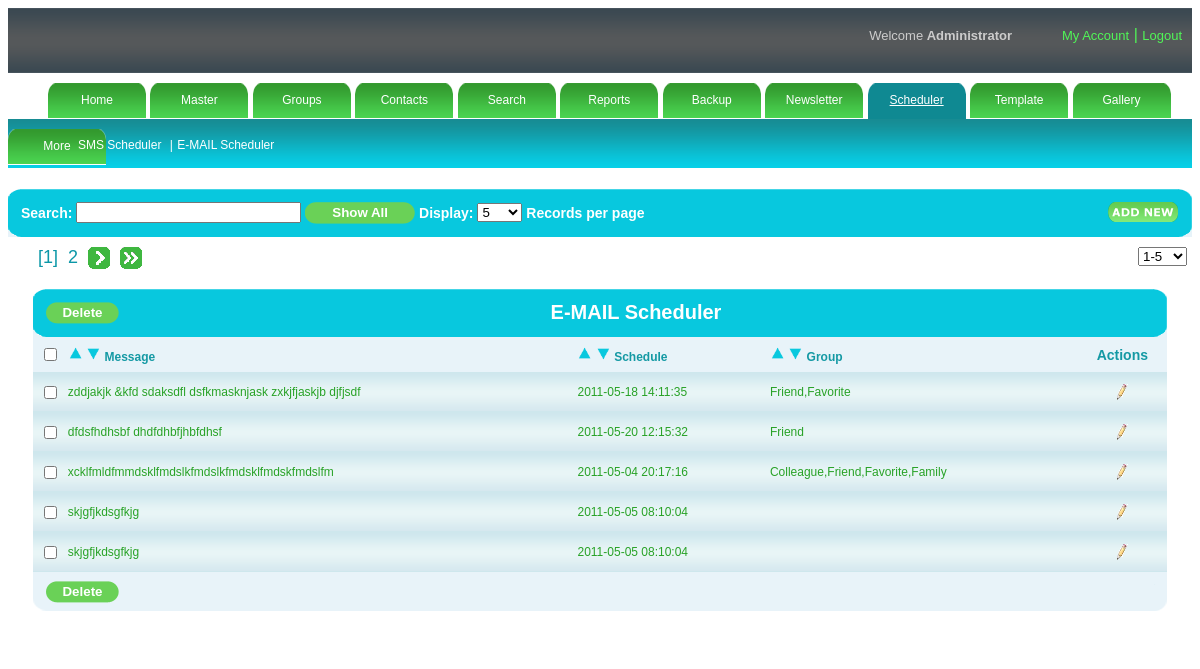
The app's page /admin/eschedule.php (signed in) with its own data.
### tables this page shows
CREATE TABLE IF NOT EXISTS `setting` (
  `rpp` varchar(100) NOT NULL,
  `eid` varchar(100) NOT NULL,
  `mask` varchar(500) NOT NULL
);

CREATE TABLE IF NOT EXISTS `eschedule` (
  `email_id` int(11) NOT NULL AUTO_INCREMENT,
  `email_msg` longtext NOT NULL,
  `email_schedule` datetime NOT NULL,
  `email_group` varchar(100) NOT NULL,
  PRIMARY KEY (`email_id`)
);

### admin/rights.php (called while the page is built, shortened)
<?php
$s="select * from sysadmin where username='".$_SESSION['user']."'";
$rs=mysql_query($s);
$p=mysql_fetch_array($rs);
$subrights=explode(",",$p['subrights']);
?>

### admin/eschedule_content.php (the view, shortened to what this page needs)
<div id="table">
    	<table border="0" cellpadding="0" cellspacing="0" width="100%">
        <tr>
        <td colspan="5">
            <table width="100%" cellpadding="0" cellspacing="0" border="0">
            <tr>
                <th><img src="images/tableheadleft.png" /></th>
                <th class="thbackground"  align="left">
                      <?php
				$flag=0;
				include("rights.php");
				for($i=0;$i<count($subrights);$i++)
				{
					if($subrights[$i]=="12.3")
					{
						$flag=1;
					}
				}
				if($flag==1)
				{?>
                  <input type="button" onClick="javascript:mdelete(<?php echo $page-1; ?>,<?php echo $page_no_start; ?>,0,<?php echo $lastpage; ?>,<?php echo $last_page_rec; ?>,<?php echo $rec_limit; ?>);" value="Delete" class="regbtn" class="regbtn"><?php } ?></th>
           <th class="thbackground" width="100%">E-MAIL Scheduler
                </th>
                <th><img src="images/tableheadright.png" /></th>
            </tr>
            </table>
            </td>
        </tr>
        <tr>
        <td class="tabletitle"><input type="checkbox" name="check" id="check"  onclick="checkall_none();"/></td>
              			<td class="tabletitle1" align="left"><a onClick="desc(<?php echo '1';?>,<?php echo $page-1; ?>,<?php echo $page_no_start; ?>,0,<?php echo $lastpage; ?>,<?php echo $last_page_rec; ?>,<?php echo $rec_limit; ?>)"><img src="images/up.png" height="15" width="15" title="Descending" /></a>
                        <a onClick="asc(<?php echo '1';?>,<?php echo $page-1; ?>,<?php echo $page_no_start; ?>,0,<?php echo $lastpage; ?>,<?php echo $last_page_rec; ?>,<?php echo $rec_limit; ?>)"><img src="images/down.png" height="15" width="15" title="Ascending"/></a>
              			Message</td>
                <td class="tabletitle1" align="left"><a onClick="desc(<?php echo '3';?>,<?php echo $page-1; ?>,<?php echo $page_no_start; ?>,0,<?php echo $lastpage; ?>,<?php echo $last_page_rec; ?>,<?php echo $rec_limit; ?>)"><img src="images/up.png" height="15" width="15" title="Descending" /></a>
                        <a onClick="asc(<?php echo '3';?>,<?php echo $page-1; ?>,<?php echo $page_no_start; ?>,0,<?php echo $lastpage; ?>,<?php echo $last_page_rec; ?>,<?php echo $rec_limit; ?>)"><img src="images/down.png" height="15" width="15" title="Ascending"/></a>
              			Schedule</td>
         		<td class="tabletitle1" align="left"><a onClick="desc(<?php echo '4';?>,<?php echo $page-1; ?>,<?php echo $page_no_start; ?>,0,<?php echo $lastpage; ?>,<?php echo $last_page_rec; ?>,<?php echo $rec_limit; ?>)"><img src="images/up.png" height="15" width="15" title="Descending" /></a>
                        <a onClick="asc(<?php echo '4';?>,<?php echo $page-1; ?>,<?php echo $page_no_start; ?>,0,<?php echo $lastpage; ?>,<?php echo $last_page_rec; ?>,<?php echo $rec_limit; ?>)"><img src="images/down.png" height="15" width="15" title="Ascending"/></a>
              			Group</td>
            <td class="tabletitle">Actions</td>
        </tr>
            <?php
			if(isset($_REQUEST['search']))
			{
				$search=$_REQUEST['search'];
			}
			else
			{
				$search="";
			}
			if(isset($_REQUEST['order']))
			{
				$sql ="select a.email_id,a.email_msg,a.email_schedule,a.email_group from (select email_id,email_msg,email_schedule,email_group from eschedule where email_msg like '%".$search."%' or email_group like '%".$search."%' or email_schedule like '%".$search."%' limit $offset,$rec_limit) a order by ".$_REQUEST['field']." ".$_REQUEST['order'];
			}
			else
			{
				$sql ="select * from eschedule where email_msg like '%".$search."%' or email_group like '%".$search."%' or email_schedule like '%".$search."%' limit $offset,$rec_limit";
			}
			$res = mysql_query($sql);
			while($row = mysql_fetch_object($res))
			{
			?>
			<tr>
        	<td class="tdbg"><input type="checkbox" name="C1_<?php echo $row->email_id;?>"  id="C1_<?php echo $row->email_id;?>" /></td>
            <td class="tdbg1"><?php echo stripslashes($row->email_msg);?></td>
            <td class="tdbg1"><?php echo stripslashes($row->email_schedule); ?></td>
            <td class="tdbg1"><?php
			  		$b=$row->email_group;
					 $cat=explode(",",$b);
					 $cat=array_slice($cat,0,count($cat));
					 $cat_name="";
					 for($i=0;$i<count($cat);$i++)
					 {
						$sql1=mysql_query("select group_name from groups where group_id='".$cat[$i]."'");
						$row1=mysql_fetch_array($sql1);
						$cat_name.=$row1['group_name'].",";
					 }
					$value=substr($cat_name,0,strlen($cat_name)-1);
			   echo stripslashes($value);?></td>
                <td class="tdbg1">
                <table align="center" cellpadding="5" cellspacing="5">
                <tr>
                	<td class="tdaction">
                     <?php
				$flag=0;
			include("rights.php");
				for($i=0;$i<count($subrights);$i++)
				{
					if($subrights[$i]=="12.2")
					{
						$flag=1;
					}
				}
				if($flag==1)
				{?>
            <div align="center"><a onClick="javascript:update(<?php echo $row->email_id;?>,<?php echo $page-1; ?>,<?php echo $page_no_start; ?>,0,<?php echo $lastpage; ?>,<?php echo $last_page_rec; ?>,<?php echo $rec_limit; ?>)"><img src="images/edit-icon.png" title="Edit"/></a></div>  <?php } ?>
            		</td>
               	</tr>
                </table>
                </td>
            </tr>
            <?php
}
?>
        <tr>
        <td colspan="5">
            <table width="100%" cellpadding="0" cellspacing="0" border="0">
            <tr>
                <th><img src="images/tablefootright.png" /></th>
                <th class="thbackground1" width="100%" align="left">
                    <?php
                 $flag=0;
				include("rights.php");
				for($i=0;$i<count($subrights);$i++)
				{
					if($subrights[$i]=="12.3")
					{
						$flag=1;
					}
				}
				if($flag==1)
				{?>
                  <input type="button" onClick="javascript:mdelete(<?php echo $page-1; ?>,<?php echo $page_no_start; ?>,0,<?php echo $lastpage; ?>,<?php echo $last_page_rec; ?>,<?php echo $rec_limit; ?>);" value="Delete" class="regbtn" class="regbtn"><?php } ?>
                </th>
                <th><img src="images/tablefootleft.png" /></th>
            </tr>
            </table>
        </td>
        </tr>
        </table>
    </div>
</div>

### admin/eschedule.php (shortened to what this page needs)
<!DOCTYPE html PUBLIC "-//W3C//DTD XHTML 1.0 Transitional//EN" "http://www.w3.org/TR/xhtml1/DTD/xhtml1-transitional.dtd">
<html xmlns="http://www.w3.org/1999/xhtml">
<head>
<link href="style.css" rel="stylesheet" media="screen" /><script type="text/javascript" src="validation.js"></script>
<link rel="stylesheet" type="text/css" href="mouseovertabs.css" />
<link href="dhtmlgoodies_calendar.css" rel="stylesheet" type="text/css" />
</head>
<body>
<?php include("header.php");?>
<?php include("menu.php");?>
<div id="submenu" >
<?php
				for($i=0;$i<count($rights);$i++)
				{
					if($rights[$i]=="12")
					{
						$flag=1;
					}
				}
				if($flag==1)
				{?>
<div >
<ul>
	<li class="submenuitem"><a href="schedule.php">SMS Scheduler </a> |</li>
    <li class="submenuitem"><a href="eschedule.php">E-MAIL Scheduler </a> </li>
</ul>
</div>
<?php	$flag=0;
				}
?>
</div>
<div id="maincontent">
    <div id="searchbar">
    <table border="0" cellpadding="0" cellspacing="0" width="100%">
        <tr>
        <td colspan="5">
            <table width="100%" cellpadding="0" cellspacing="0" border="0">
            <tr>
                <th><img src="images/tableheadleft.png" /></th>
                <th class="thbackground12" width="100%">Search:
                <input type="text" size="25" id="txtsearch" name="txtsearch" value="" onKeyUp="javascript:tsearch()"  />
                <input type="button"  value="Show All" class="regbtn1" size="40" onclick="javascript:showall();"/>
                Display:
                    <select onchange="recperpage()" id="sel_limit">
                    <?php
						$sql="select * from setting";
						$res=mysql_query($sql);
						$row1=mysql_fetch_array($res);
						$a=$row1[0];
						$a=explode(",",$a);
						for($i=0;$i<count($a);$i++)
						{
						?>
                   <option value="<?php echo $a[$i];?>"><?php echo $a[$i];?></option>
        <?php } ?>
                    </select>
                    Records per page
                     <?php
		$flag=0;
		include("rights.php");
		for($i=0;$i<count($subrights);$i++)
		{
			if($subrights[$i]=="10.1")
			{
				$flag=1;
			}
		}
		if($flag==1)
		{
	?>
                <div class="floatright"><a onclick="javascript:addrecord();"><img src="images/addnew.png"  class="noborder"/></a></div>
   <?php } ?>
                </th>
                <th><img src="images/tableheadright.png" /></th>
            </tr>
            </table>
            </td>
        </tr>
       </table>
    </div>
    <div id="content">
	<?php include_once("pagingeschedule.php");?>
    </div>
<div id="blank"></div>
</body>
</html>

### admin/style.css (style rules this page uses)
body { font-family:Verdana, Arial, Helvetica, sans-serif; }
.regbtn { background:url(images/btn.png) no-repeat; border:none; color:#FFFFFF; width:73px; font-weight:bolder; height:22px; vertical-align:text-top; }
.regbtn1 { background:url(images/btn1.png) no-repeat; border:none; color:#FFFFFF; width:110px; font-weight:bolder; height:22px; }
#submenu ul { display:inline-block; padding-left:70px; }
.submenuitem { list-style-type:none; color:#FFFFFF; font-size:12px; display:inline-block; font:Verdana, Arial, Helvetica, sans-serif; }
.submenuitem a { text-decoration:none; color:#FFFFFF; margin-right:5px; }
.tdbg { background:url(images/tdbg.png); height:40px; border:none; color:#1499a4; font-size:12px; text-align:center; }
.tdbg1 { background:url(images/tdbg.png); height:40px; border:none; color:#28a227; font-size:12px; text-align:left; }
.tdaction a img { border:none; }
#submenu { background:url(images/submenu.png); width:auto; height:49px; }
#content { margin:auto; background-color:#FFFFFF; width:auto; padding-top:10px; }
#maincontent { z-index:99; margin:auto; background-color:#FFFFFF; width:auto; padding-top:20px; }
.thbackground { background:url(images/tablehead.png); border:none; color:#FFFFFF; font-size:20px; text-align:center; }
.thbackground12 { background:url(images/tablehead.png); border:none; color:#FFFFFF; font-size:14px; text-align:left; }
.thbackground1 { background-color:#e8f3f9; }
#table { padding-left:25px; padding-top:15px; padding-right:25px; }
.noborder { border:none; }
.tabletitle { color:#1499a4; font-size:14px; font-weight:bold; text-align:center; height:35px; background-color:#e8f3f9; }
.tabletitle1 { color:#1499a4; font-size:14px; font-weight:bold; font-size:12px; text-align:left; height:35px; background-color:#e8f3f9; }
#blank { height:30px; width:auto; background-color:#FFFFFF; }
.floatright { float:right; }

### records on screen
setting: rpp "5"
eschedule: email_msg "zddjakjk &kfd sdaksdfl dsfkmasknjask zxkjfjaskjb djfjsdf", email_schedule "2011-05-18 14:11:35", value "Friend,Favorite"
eschedule: email_msg "dfdsfhdhsbf dhdfdhbfjhbfdhsf", email_schedule "2011-05-20 12:15:32", value "Friend"
eschedule: email_msg "xcklfmldfmmdsklfmdslkfmdslkfmdsklfmdskfmdslfm", email_schedule "2011-05-04 20:17:16", value "Colleague,Friend,Favorite,Family"
eschedule: email_msg "skjgfjkdsgfkjg", email_schedule "2011-05-05 08:10:04"
eschedule: email_msg "skjgfjkdsgfkjg", email_schedule "2011-05-05 08:10:04"

### other values on screen
$page_no_start+$i "1"
$page_no_start+$i "2"
form field value "1-5"
